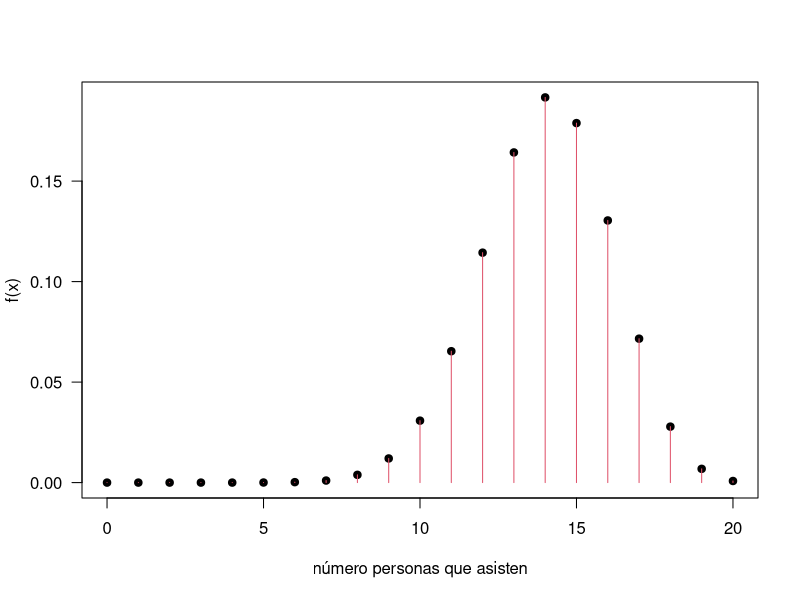
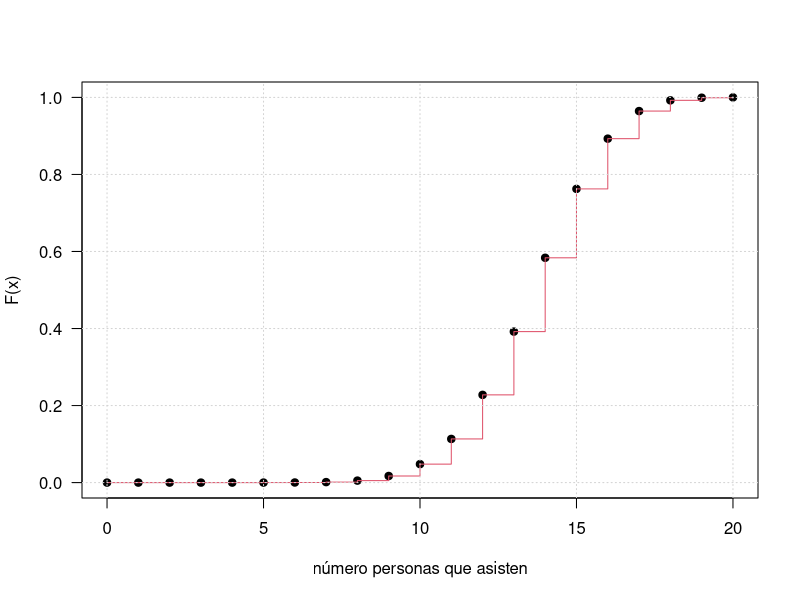
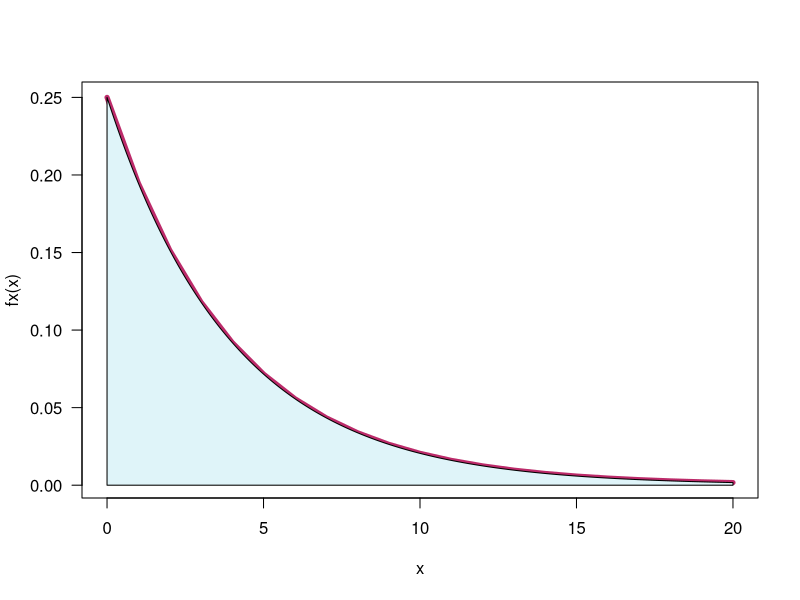

Here is the R script that generated these plots, in order:
## ---- chunk 1
knitr::opts_chunk$set(echo = TRUE, message = FALSE, warning = FALSE, comment = NA)
## ---- chunk 2
x=0:20
fx=choose(20,x)*0.70^x*0.30^(20-x)  
Fx=cumsum(fx)
## ---- chunk 3
x=0:20
fx=choose(20,x)*0.70^x*0.30^(20-x)  
plot(x,fx, las=1, ylab="f(x)", xlab="número personas que asisten", pch=19)
lines(x, fx, type="h", col=2)
## ---- chunk 4
x=0:20
fx=choose(20,x)*0.70^x*0.30^(20-x)  
Fx=cumsum(fx)
plot(x,Fx, las=1, ylab="F(x)", xlab="número personas que asisten",pch=19, ylim=c(0,1))
lines(x, Fx, type="s", col=2)
grid()

## ---- chunk 5
x=0:20
fx=round(choose(20,x)*0.70^x*0.30^(20-x),6)  
Fx=round(cumsum(fx),4)

cat("$P(X=0)  = $",fx[1], "\n")
cat("P(X=15) = ", fx[16], "\n")
cat("P(X<15) = P(X<=14) = ", Fx[15], "\n")
cat("P(X >15) = 1 - P(X<=14) =", 1-Fx[15])
## ---- chunk 6
fy=function(y){1/4*exp(-y/4)}
integrate(fy, lower=0,upper=Inf)
## ---- chunk 7
# declaracion de la funcion
fx=function(x){1/4*exp(-x/4)}

# representación gráfica de la función
x=0:20
plot(x,fx(x), type="l", col="#BC2B6A", lwd=5, las=1)

# área de integración
x1=seq(0,20,0.01)
f1=fx(x1)
polygon(c(0,x1,20),c(0,f1,0),col="#DFF4F9")
